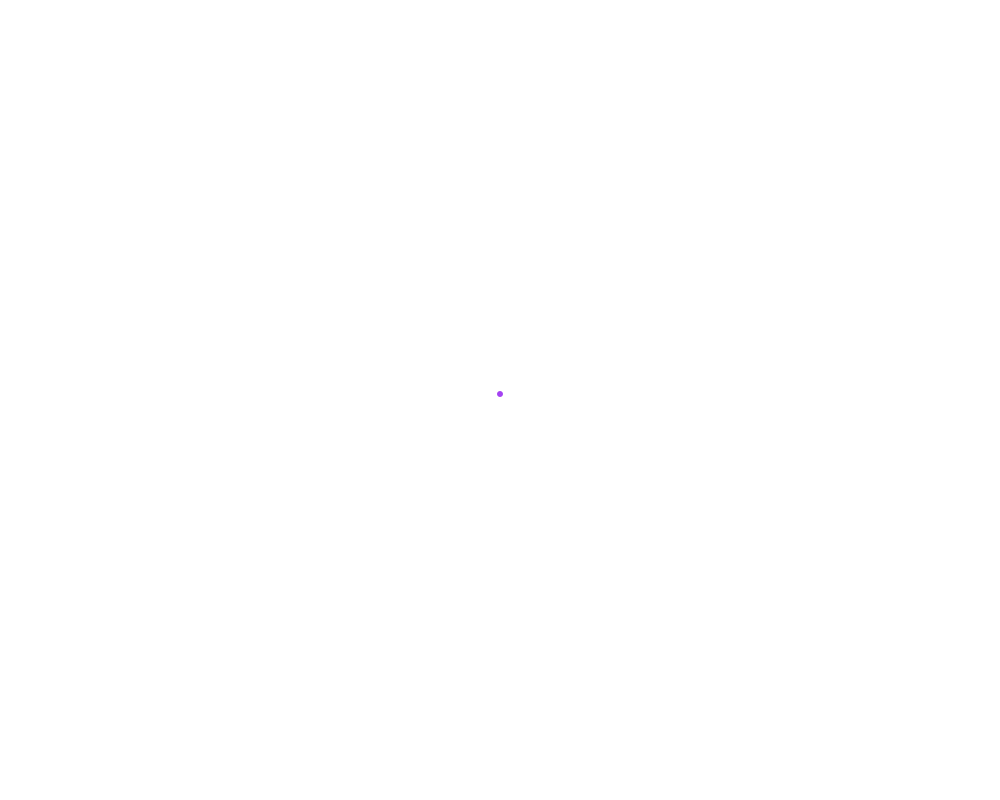
Frame 1 (no input)
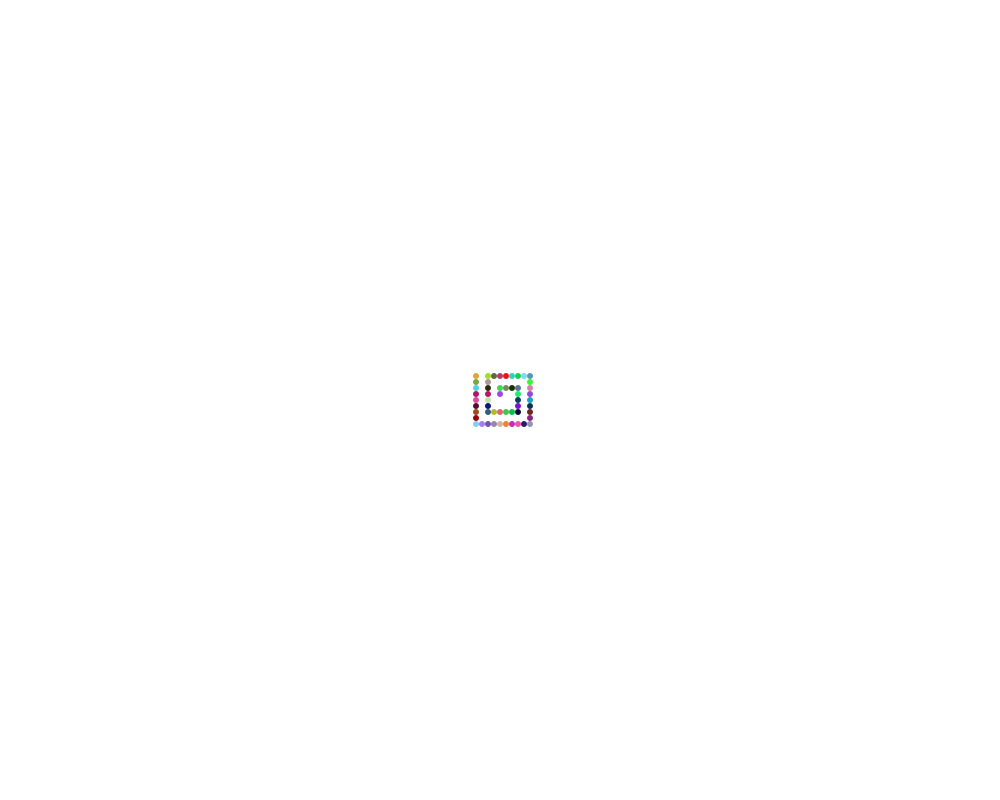
Frame 60 (the mouse pressed at the canvas centre just before this capture)
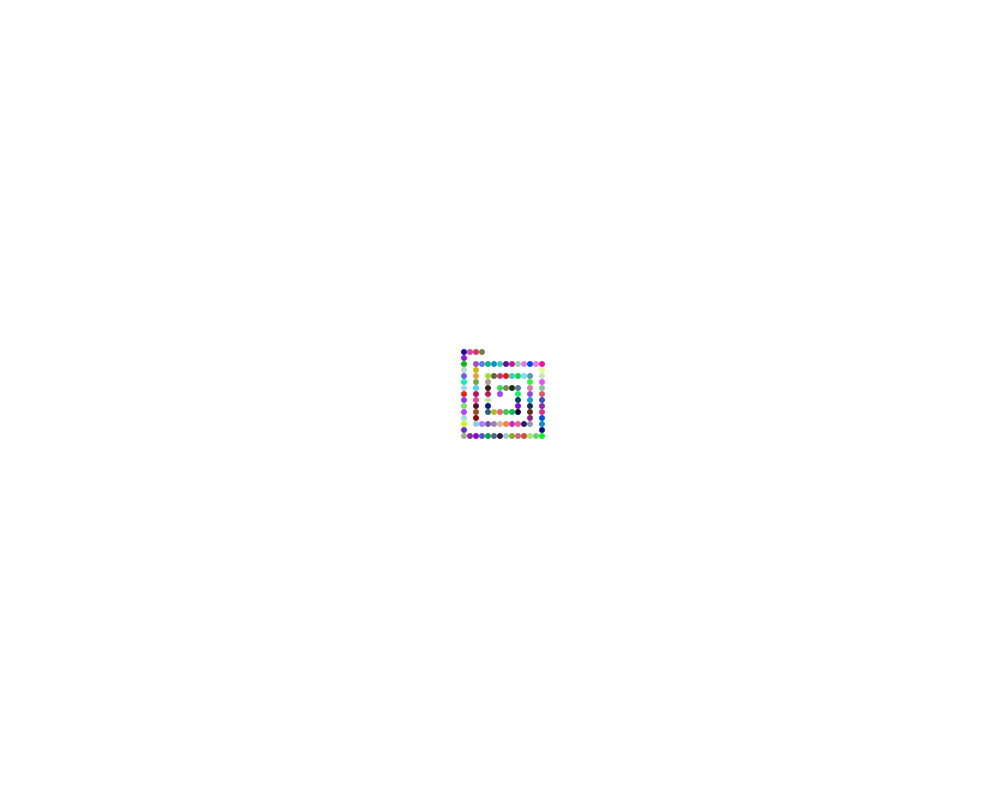
Frame 120 (the mouse held since frame 60 and released just before this capture)

The Processing sketch that drew these frames (run headless with seeded random() and noise(); from frame 60 on, the mouse is pressed at the canvas centre):

// Processing sketch: sketch_7_22_2024_11_02_Rectangular_spiral
// ── sketch_7_22_2024_11_02_Rectangular_spiral.pde
float x = width/2;
float y = height/2;
int dotCount = 2;
int direction = 0; //0 - up,  1 - right , 2 - down, 3 - left
int radius = 6;

void setup()
{
  size(1000, 800) ;
  background(255, 255, 255);
  x = width/2;
  y = height/2;
  // frameRate(2);
}

long preMillis = millis();
int currentDots = 0;


void draw()
{
  if (currentDots < dotCount)
  {
    switch(direction)
    {
    case 0:
      y-=radius;
      break;
    case 1:
      x+=radius;
      break;
    case 2:
      y+=radius;
      break;
    case 3:
      x-=radius;
      break;
    default:
      break;
    }
    noStroke();
    fill(random(0, 255), random(0, 255), random(0, 255));
    ellipse(x, y, radius, radius);
    ++currentDots; 
  } else
  {
    dotCount+=1;
    direction = (++direction)%4;
    currentDots = 0; 
  }
}
